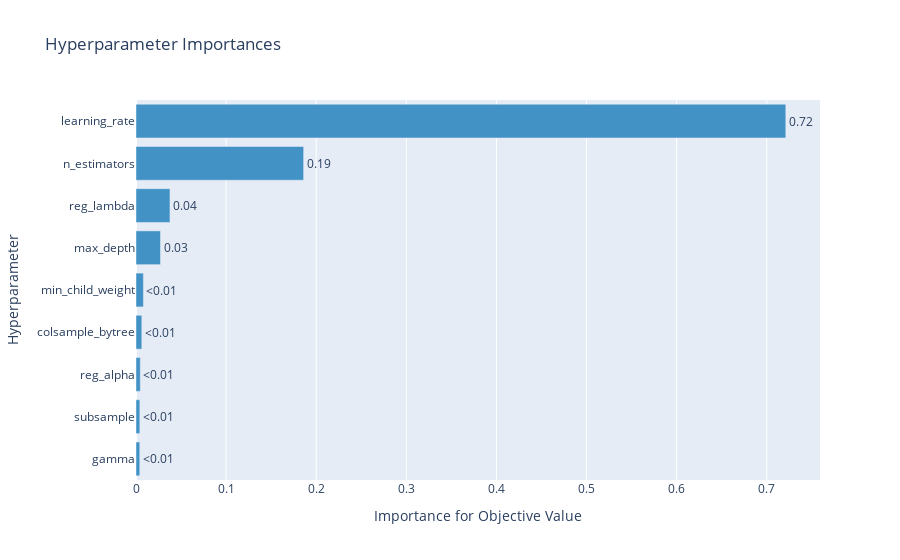

This figure's notebook cell:
### Code cell
# 하이퍼파라미터별 중요도를 확인할 수 있는 그래프
optuna.visualization.plot_param_importances(study)

### Figure 1 — Plotly figure (JSON) as saved in the notebook; plotly's stock layout.template omitted (floating-point values rounded to 4 significant figures)
{"data": [{"cliponaxis": false, "hovertemplate": ["gamma (FloatDistribution): 0.00419852919657071<extra></extra>", "subsample (FloatDistribution): 0.00425200409141663<extra></extra>", "reg_alpha (FloatDistribution): 0.00475914929180676<extra></extra>", "colsample_bytree (FloatDistribution): 0.006451230426370341<extra></extra>", "min_child_weight (IntDistribution): 0.008212172045384367<extra></extra>", "max_depth (IntDistribution): 0.02718652247540619<extra></extra>", "reg_lambda (FloatDistribution): 0.03769919339557129<extra></extra>", "n_estimators (IntDistribution): 0.1860578127141265<extra></extra>", "learning_rate (FloatDistribution): 0.7211833863633472<extra></extra>"], "marker": {"color": "rgb(66,146,198)"}, "orientation": "h", "text": ["<0.01", "<0.01", "<0.01", "<0.01", "<0.01", "0.03", "0.04", "0.19", "0.72"], "textposition": "outside", "type": "bar", "x": [0.004199, 0.004252, 0.004759, 0.006451, 0.008212, 0.02719, 0.0377, 0.1861, 0.7212], "y": ["gamma", "subsample", "reg_alpha", "colsample_bytree", "min_child_weight", "max_depth", "reg_lambda", "n_estimators", "learning_rate"]}], "layout": {"showlegend": false, "title": {"text": "Hyperparameter Importances"}, "xaxis": {"title": {"text": "Importance for Objective Value"}}, "yaxis": {"title": {"text": "Hyperparameter"}}}}
